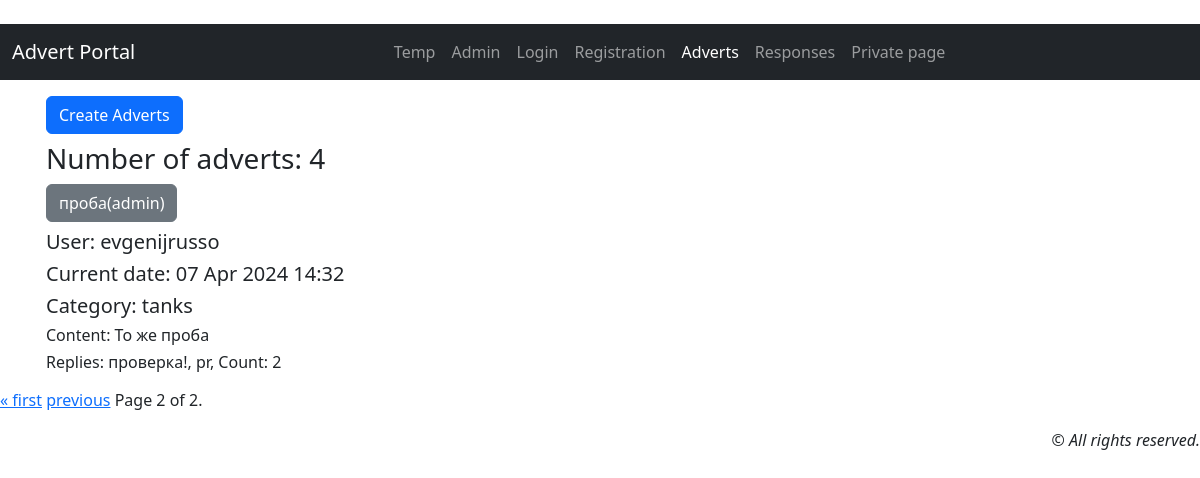
Page /callboard/?page=2 on the earlier database version.
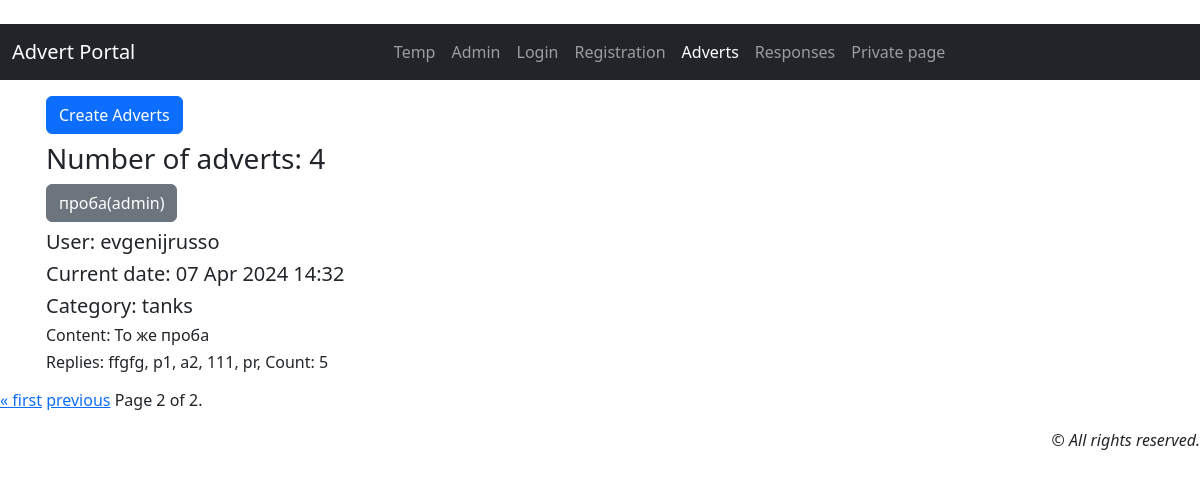
Same page on the later database version.
### callboard/models.py (models this page shows, shortened)
class Advert(models.Model):
    user = models.ForeignKey(
        settings.AUTH_USER_MODEL, on_delete=models.PROTECT,
        verbose_name='Author of the ad', related_name='adverts',
    )
    category = models.CharField(_('Category'), max_length=20, choices=CATEGORY)
    title = models.CharField(_('Title'), max_length=100)
    content = models.TextField(_('Description'))  # Описание
    created = models.DateTimeField(auto_now_add=True, verbose_name='Created data')
    file = models.FileField("File", upload_to="files/", blank=True, null=True)
    def reply(self):
        return Response.objects.filter(advert_id=self.pk)
    def count_reply(self):
        return len(Response.objects.filter(advert_id=self.pk))
    class Meta:
        verbose_name = _('Advert')
        verbose_name_plural = _('Advert')
        ordering = ['-created']

class User(AbstractUser):
    code = models.CharField(max_length=15, blank=True, null=True, verbose_name=_('Code'))  # доп. поле для user

class Response(models.Model):
    text = models.TextField(_('Reply text'))  # Текст ответа
    response_date = models.DateTimeField(auto_now_add=True, verbose_name=_('Date of response'))  # Дата ответа
    advert = models.ForeignKey(
        Advert,
        on_delete=models.CASCADE,
        verbose_name=_('Advert'),
        related_name='responses'
    )
    user = models.ForeignKey(
        User,
        on_delete=models.CASCADE,
        verbose_name='Author of the ad',
        related_name='responses'
    )
    accept = models.BooleanField(default=False, verbose_name='Accept')  # принимать пользователем объевления
    def __str__(self):
        return f'{self.text[:50]}'
    class Meta:
        verbose_name = _('Response')
        verbose_name_plural = _('Responses')
        ordering = ['-response_date']

### callboard/views/advert.py (the view)
# urls.py: path('callboard/', AdvertList.as_view(), name='advert_list'),  # {% url "advert_list" %}
class AdvertList(ListView):
    model = Advert
    template_name = 'callboard/adverts.html'
    context_object_name = 'adverts'
    paginate_by = 3
    def get_context_data(self, **kwargs):
        context = super().get_context_data(**kwargs)
        context['title'] = 'List of adverts'
        return context

### callboard/templates/callboard/adverts.html (shortened to what this page needs)
{% extends 'default.html' %}
{% load i18n %}
{% block content %}
<div class="container px-lg-3">
     <div class="flex mt-3 mb-2">
        <a class="btn btn-primary" href='{%url "advert_create" %}' role="button">{% trans "Create Adverts" %}</a>
    </div>
    <h3>{% trans "Number of adverts" %}:  {{ page_obj.paginator.count }}  </h3>
    {% for adv in adverts %}
    <div class="mb-3">
      <h4><b class="text-center"><a href="{% url 'advert_detail' adv.id %}" class="btn btn-secondary">{{ adv.title|truncatechars:100 }}</a></b></h4>
      <h5>{% trans "User" %}: {{ adv.user }} </h5>
      <h5>{% trans "Current date" %}: {{ adv.created|date:'d M Y'}} {{adv.created|time:"H:i"}} </h5>
      <h5> {% trans "Category" %}: {{ adv.category }} </h5>
      <h6>{% trans "Content" %}: {{ adv.content|truncatechars:100 }}</h6>
      <h6>{% trans "Replies" %}: {% for field in adv.reply %} {{ field }}, {% endfor %}  {% trans "Count" %}: {{ adv.count_reply }}</h6>
    </div>
    {% empty %}
        <h3>{% trans "No adverts!" %}</h3>
    {% endfor %}
</div>
{% endblock content %}

Differences in the rows shown:
removed Response: text "проверка!"
computed for Advert "tanks": count_reply "2" → "5"
added Response: text "ffgfg"
added Response: text "p1"
added Response: text "a2"
added Response: text "111"
